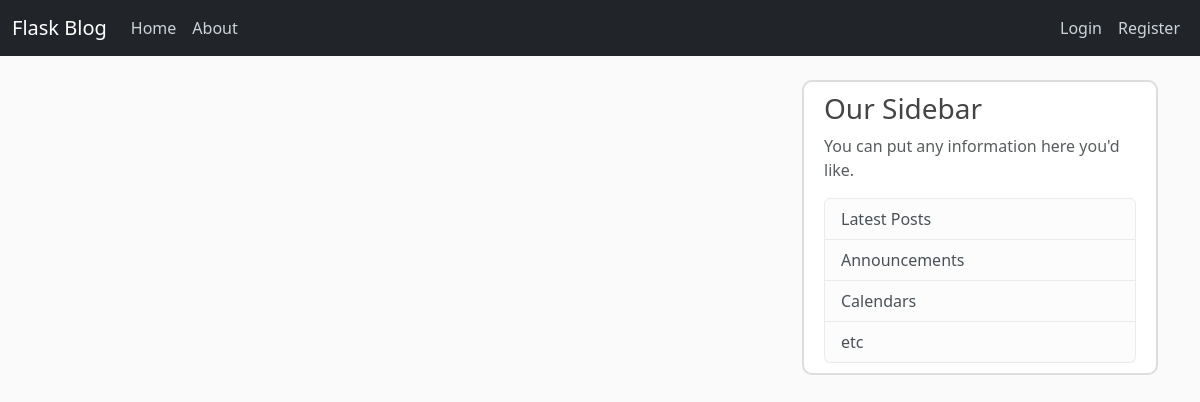
Page /home on the earlier database version.
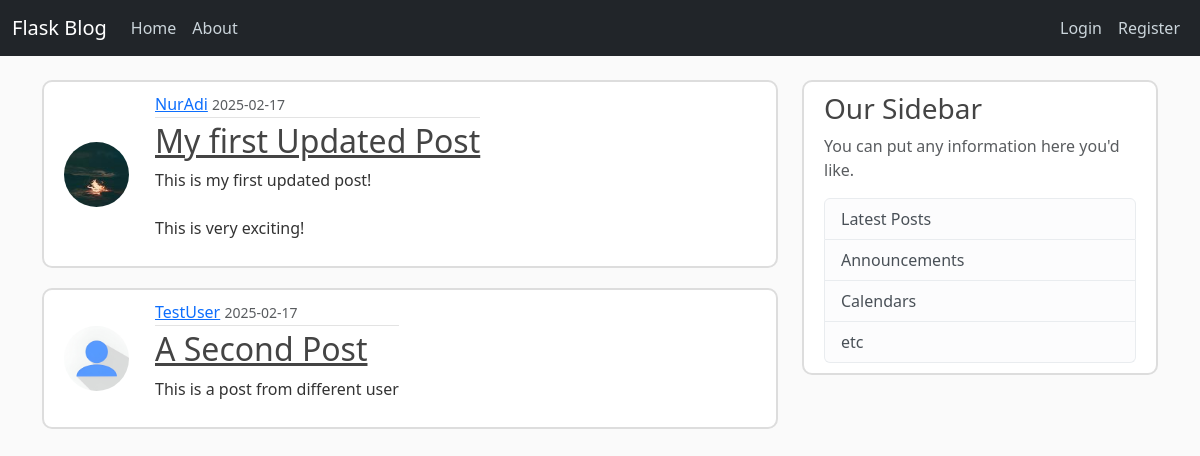
Same page on the later database version.
### flaskblog/models.py (models this page shows, shortened)
class Post(db.Model):
    id = db.Column(db.Integer, primary_key=True)
    title = db.Column(db.String(20), nullable=False)
    date_posted = db.Column(db.DateTime, nullable=False, default=datetime.now)
    content = db.Column(db.Text, nullable=False)
    user_id = db.Column(db.Integer, db.ForeignKey('user.id'), nullable=False)

class User(db.Model, UserMixin):
    id = db.Column(db.Integer, primary_key=True)
    username = db.Column(db.String(20), unique=True, nullable=False)
    email = db.Column(db.String(120), unique=True, nullable=False)
    image_file = db.Column(db.String(20), nullable=False, default='default.jpg')
    password = db.Column(db.String(60), nullable=False)
    posts = db.relationship('Post', backref='author', lazy=True)

### flaskblog/routes.py (the view)
@app.route('/')
@app.route('/home')
def home():
    posts = Post.query.all()
    return render_template('home.html', posts=posts)

### flaskblog/templates/home.html
{% extends 'layout.html' %}
{% block content %}
    {% for post in posts %}
        <article class="media content-section">
            <img class="rounded-circle article-img" src="{{ url_for('static', filename='profile_pics/' + post.author.image_file) }}">
          <div class="media-body">
            <div class="article-metadata">
              <a class="mr-2" href="#">{{ post.author.username }}</a>
              <small class="text-muted">{{ post.date_posted.strftime('%Y-%m-%d') }}</small>
            </div>
            <h2><a class="article-title" href="{{ url_for('post', post_id=post.id )}}">{{ post.title }}</a></h2>
            <p class="article-content">{{ post.content }}</p>
          </div>
        </article>
    {% endfor %}
{% endblock content %}

### flaskblog/templates/layout.html (shortened to what this page needs)
<!doctype html>
<html lang="en">
<head>
    <link href="https://cdn.jsdelivr.net/npm/bootstrap@5.3.0/dist/css/bootstrap.min.css" rel="stylesheet">
    <link rel="stylesheet" type="text/css" href="{{ url_for('static', filename='main.css') }}">
</head>
<body>
    <header class="site-header">
        <nav class="navbar navbar-expand-md navbar-dark bg-dark fixed-top">
            <div class="container-fluid">
                <a class="navbar-brand" href="/">Flask Blog</a>
                <div class="collapse navbar-collapse" id="navbarToggle">
                    <div class="navbar-nav me-auto">
                        <a class="nav-item nav-link" href="{{ url_for('home') }}">Home</a>
                        <a class="nav-item nav-link" href="{{ url_for('about') }}">About</a>
                    </div>
                    <div class="navbar-nav">
                        {% if current_user.is_authenticated %}
                            <a class="nav-item nav-link" href="{{ url_for('new_post') }}">New Post</a>
                            <a class="nav-item nav-link" href="{{ url_for('account') }}">Account</a>
                            <a class="nav-item nav-link" href="{{ url_for('logout') }}">Logout</a>
                        {% else %}
                            <a class="nav-item nav-link" href="{{ url_for('login') }}">Login</a>
                            <a class="nav-item nav-link" href="{{ url_for('register') }}">Register</a>
                        {% endif %}
                    </div>
                </div>
            </div>
        </nav>
    </header>
    <main role="main" class="container mt-5">
        <div class="row">
            <div class="col-md-8">
                {% block content %}{% endblock %}
            </div>
            <div class="col-md-4">
                <div class="content-section">
                    <h3>Our Sidebar</h3>
                    <p class='text-muted'>You can put any information here you'd like.</p>
                    <ul class="list-group">
                        <li class="list-group-item list-group-item-light">Latest Posts</li>
                        <li class="list-group-item list-group-item-light">Announcements</li>
                        <li class="list-group-item list-group-item-light">Calendars</li>
                        <li class="list-group-item list-group-item-light">etc</li>
                    </ul>
                </div>
            </div>
        </div>
    </main>
</body>
</html>

### flaskblog/static/main.css (style rules this page uses)
body { background: #fafafa; color: #333333; margin-top: 5rem; }
h1, h2, h3, h4, h5, h6 { color: #444444; }
.site-header .navbar-nav .nav-link { color: #cbd5db; }
.content-section { background: #ffffff; padding: 10px 20px; border: 2px solid #dddddd; border-radius: 10px; margin-bottom: 20px; }
.article-title { color: #444444; }
.article-content { white-space: pre-line; }
.article-img { height: 65px; width: 65px; margin-right: 16px; }
.article-metadata { padding-bottom: 1px; margin-bottom: 4px; border-bottom: 1px solid #e3e3e3 }
.media { display: flex; align-items: center; }
.media-body { margin-left: 10px; }

Differences in the rows shown:
added Post: image_file (picture), author.username "NurAdi", date_posted "2025-02-17", title "My first Updated Post", content "This is my first updated post! This is very exciting!"
added Post: image_file (placeholder picture), author.username "TestUser", date_posted "2025-02-17", title "A Second Post", content "This is a post from different user"
